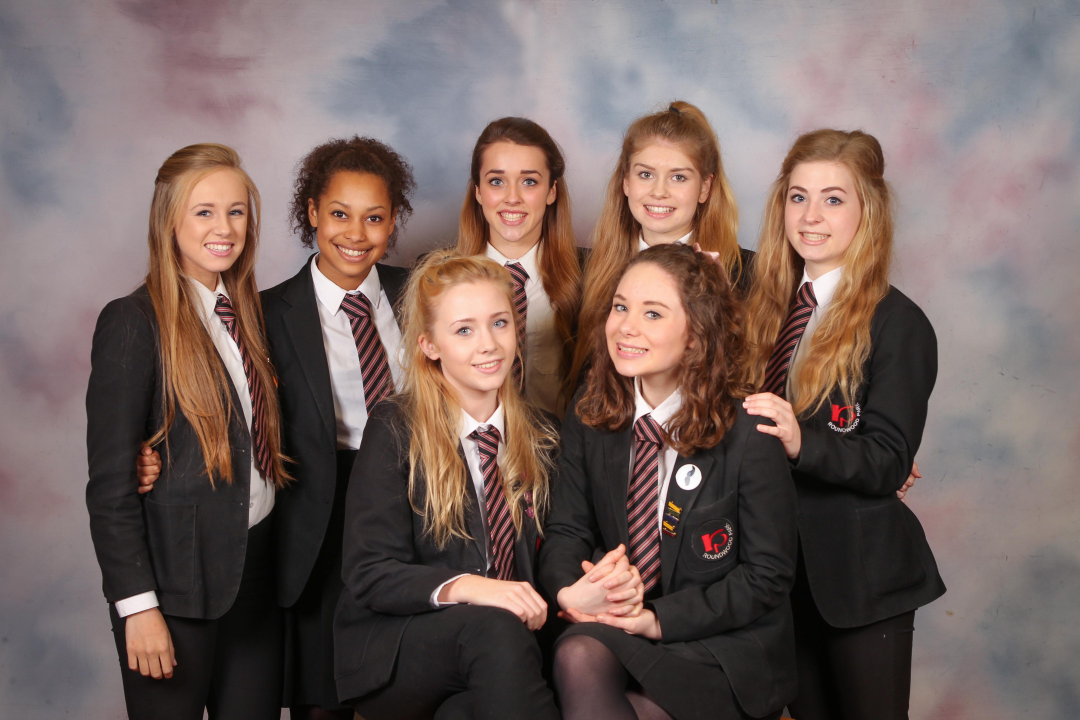
%> input picture HomeWorks/Face Detection, combine only faces in single image/1.jpg, 4320 x 2880 px (shown at 1/4 size)
$ octave program.m   (GNU Octave 9; MATLAB toolbox functions it lacks are replaced by stand-ins)
%> lines starting %> are read from the running program, lines starting %| are printed output that depends on the picture
img=imread('1.jpg');
fd=vision.CascadeObjectDetector();
fd.MergeThreshold=10;
bb=step(fd,img);
%> bb = [718 726 326 326; 1247 727 359 359; 1739 1155 395 395; 1879 592 345 345; 2365 1100 372 372; 2479 572 338 338; 3085 656 365 365]
for i=1:size(bb,1)
    crop{i}=imcrop(img,[bb(i,1)-50,bb(i,2)-50,bb(i,3)+50,bb(i,4)+50]);
end
%> this loop made 7 passes
%> after the loop, crop = 7 items
for i=1:length(crop)
    crop{i}=imresize(crop{i},[200 200]);
end
new=crop{1};
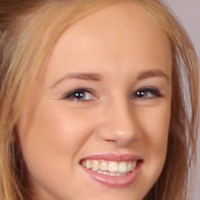
%> new: size 200x200x3 uint8; mean R, G, B 186.7, 133.9, 107.9
for i=2:length(crop)
    new=[new,crop{i}];
end
%> this loop made 6 passes
%> pass 1, `new=[new,crop{i}];`:
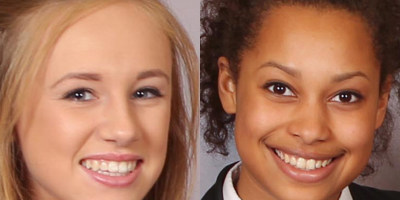
%> new: size 200x400x3 uint8; mean R, G, B 165.9, 113.8, 88.8
%> pass 2, `new=[new,crop{i}];`:
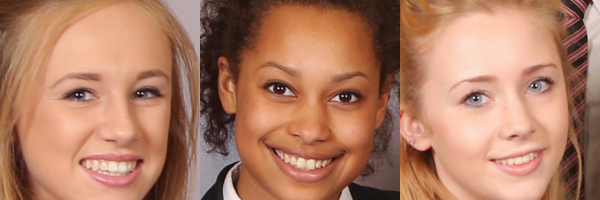
%> new: size 200x600x3 uint8; mean R, G, B 176.4, 124.9, 100.5
%> pass 3, `new=[new,crop{i}];`:
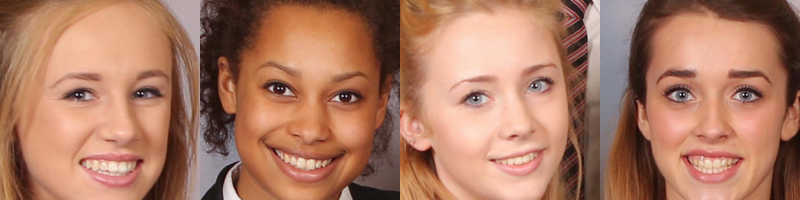
%> new: size 200x800x3 uint8; mean R, G, B 172.1, 121.6, 98.8
%> after the loop:
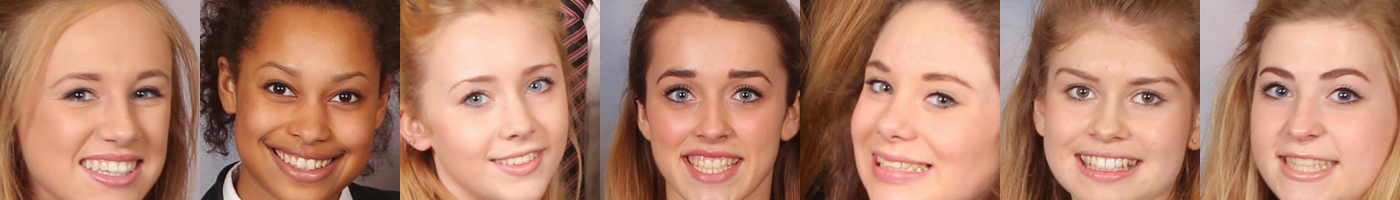
%> new: size 200x1400x3 uint8; mean R, G, B 178.4, 128.4, 106
mkdir('outdir\');
imwrite(new,'outdir\output.jpg');
